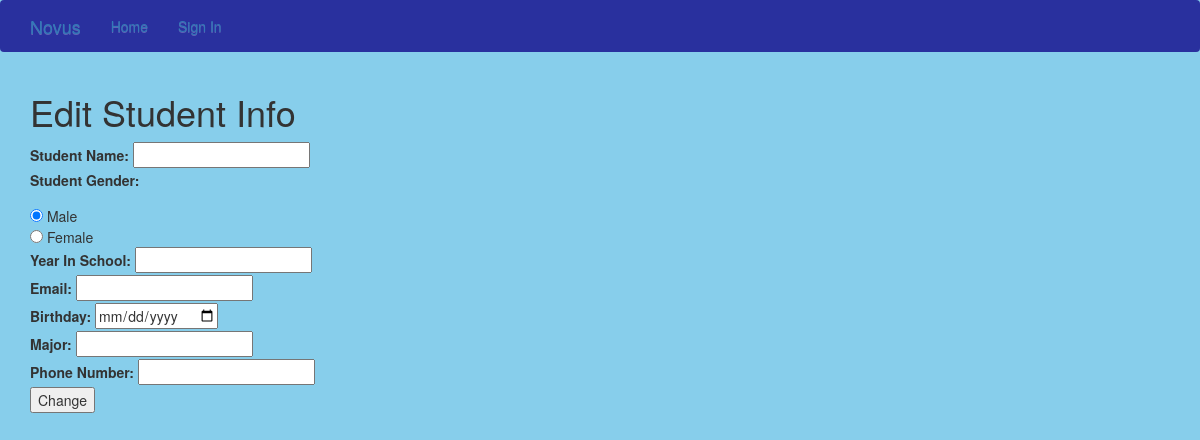
Before: /edit/Student/2 with the older database file.
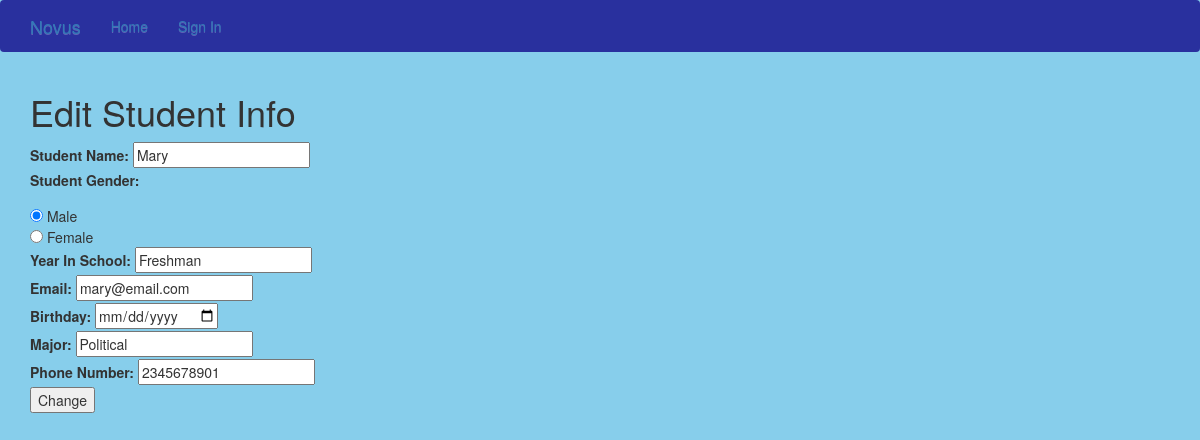
After: the same page with the newer database file.
### models.py (models this page shows, shortened)
class User(db.Model, UserMixin):
    __tablename__="users"
    id = db.Column(db.Integer, primary_key=True)
    name = db.Column(db.String(120), index=True, unique=False)
    gender = db.Column(db.String(6), index=True)
    email = db.Column(db.String(120), index=True)
    phone = db.Column(db.String(120), index=True)
    birthday = db.Column(db.String(120), index=True)
    active = db.Column(db.Boolean())
    roles = relationship("Role", secondary="user_roles")
    password = db.Column(db.String(128))

class Student(User, db.Model):
    __tablename__= "students"
    id = db.Column(db.Integer, ForeignKey('users.id'), primary_key=True)
    year = db.Column(db.String(10), index=True)
    major = db.Column(db.String(120), index=True)
    courses = relationship("Course", secondary=class_registration_table, back_populates="students")
    submissions = relationship("Submission", backref="students")
    posts = relationship("Post", backref="students")

### app.py (the view, shortened to what this page needs)
@app.route('/edit/<type>/<int:id>', methods=['GET', 'POST'])
def edit(type, id):
    if type == "Student":
        student = Student.query.get(id)
        return render_template('student_edit.html', student=student)
    else:
        return render_template('error.html')

### templates/student_edit.html
{% extends 'layout.html' %}
{% block app_content %}
  <h1>Edit Student Info</h1>
  <form action="" method="POST">
    <div>
    	<label> Student Name: </label>
    	<input type="text" name="student_name" value={{student.name}}>
    </div>
    <div>
    	<p><label> Student Gender: </label></p>
      <input type="radio" name="student_gender" id="male" value="Male" checked> Male<br>
      <input type="radio" name="student_gender" id="female" value="Female"> Female<br>
    </div>
    <div>
      <label>Year In School:</label>
      <input type=text name="student_year" value={{student.year}}>
    </div>
    <div>
      <label> Email: </label>
      <input type="email" name="student_email" value={{student.email}}>
    </div>
    <div>
      <label> Birthday: </label>
      <input type="date" id="birthday" name="student_birthday" value={{student.birthday}}>
    </div>
    <div>
      <label> Major: </label>
      <input type="text" name="student_major" value={{student.major}}>
    </div>
    <div>
      <label> Phone Number: </label>
      <input type="tel" name="student_phone" value={{student.phone}}>
    </div>
  	<button type="submit"> Change </button>
  </form>
{% endblock %}

Changed rows visible on the page:
added User: student_name "Mary", student_email "mary@email.com", student_phone "2345678901"
added Student: student_year "Freshman"
Other visible differences:
form field student_major: (not shown) → "Political"
